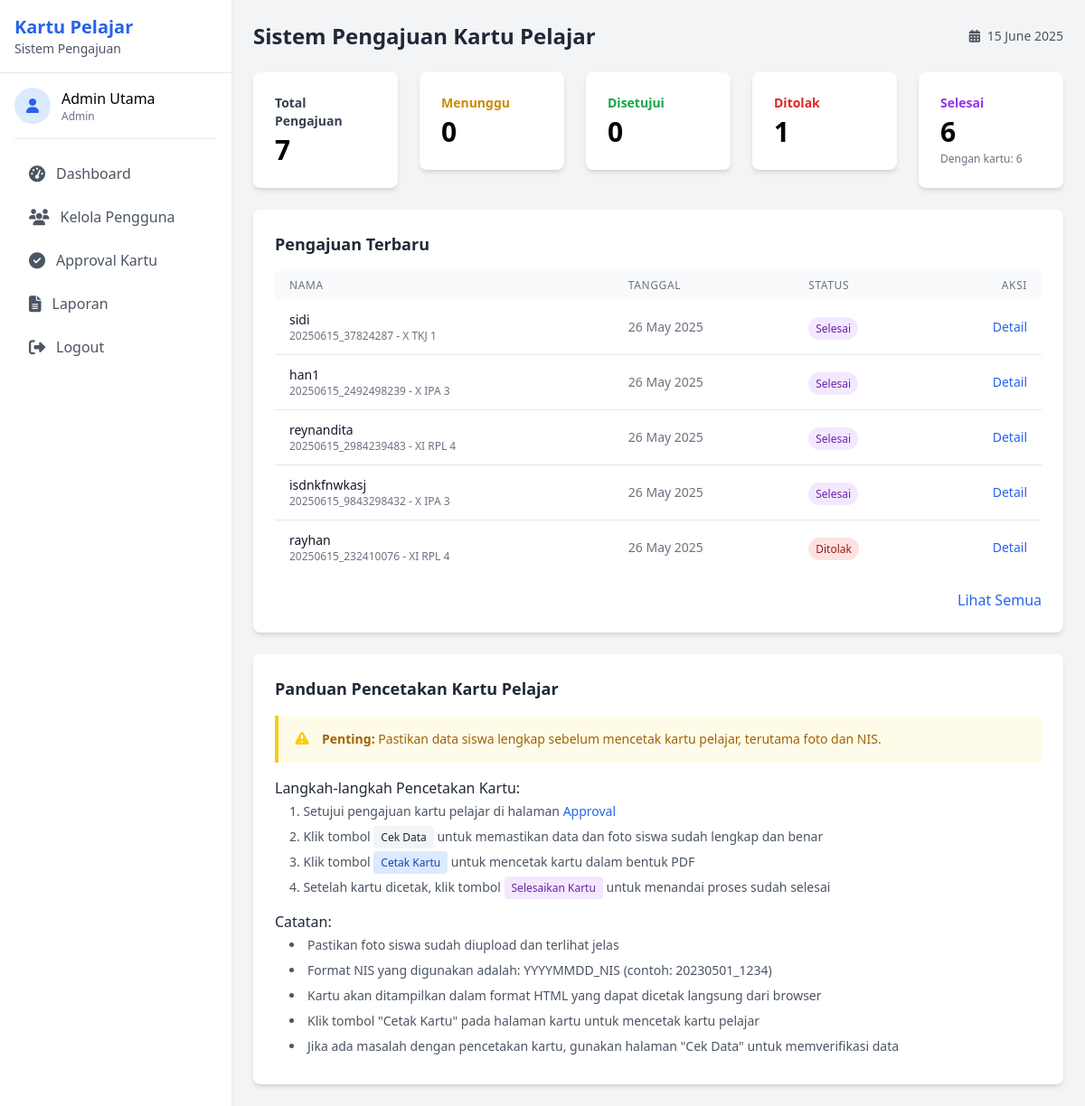
Screenshot of /ujilevel/admin/admin_dashboard.php (signed in) with the database file from the repository.
### tables this page shows
CREATE TABLE `pengajuan_kartu` (
  `pengajuan_id` int NOT NULL,
  `user_id` int NOT NULL,
  `tanggal_pengajuan` varchar(225) NOT NULL,
  `foto` varchar(225) NOT NULL,
  `alamat` text NOT NULL,
  `status` varchar(225) NOT NULL,
  `catatan_admin` text NOT NULL
);

CREATE TABLE `users` (
  `user_id` int NOT NULL,
  `username` varchar(225) NOT NULL,
  `password` varchar(225) NOT NULL,
  `role` varchar(10) NOT NULL,
  `nama_lengkap` varchar(225) NOT NULL,
  `nis` varchar(100) NOT NULL,
  `kelas` varchar(225) NOT NULL
);

### ujilevel/admin/admin_dashboard.php (the view, shortened to what this page needs)
<?php
require_once '../config/database.php';
try {
    $stmt = $conn->prepare("
        SELECT COUNT(*) as total
        FROM pengajuan_kartu p
        JOIN users u ON p.user_id = u.user_id
        WHERE u.role = 'siswa'
    ");
    $stmt->execute();
    $totalApplications = $stmt->fetchColumn();
    $stmt = $conn->prepare("
        SELECT COUNT(*) as total
        FROM pengajuan_kartu p
        JOIN users u ON p.user_id = u.user_id
        WHERE p.status = 'menunggu' AND u.role = 'siswa'
    ");
    $stmt->execute();
    $pendingApplications = $stmt->fetchColumn();
    $stmt = $conn->prepare("
        SELECT COUNT(*) as total
        FROM pengajuan_kartu p
        JOIN users u ON p.user_id = u.user_id
        WHERE p.status = 'disetujui' AND u.role = 'siswa'
    ");
    $stmt->execute();
    $approvedApplications = $stmt->fetchColumn();
    $stmt = $conn->prepare("
        SELECT COUNT(*) as total
        FROM pengajuan_kartu p
        JOIN users u ON p.user_id = u.user_id
        WHERE p.status = 'ditolak' AND u.role = 'siswa'
    ");
    $stmt->execute();
    $rejectedApplications = $stmt->fetchColumn();
    $stmt = $conn->prepare("
        SELECT COUNT(*) as total
        FROM pengajuan_kartu p
        JOIN users u ON p.user_id = u.user_id
        WHERE p.status = 'Finish' AND u.role = 'siswa'
    ");
    $stmt->execute();
    $finishedApplications = $stmt->fetchColumn();
    $stmt = $conn->prepare("
        SELECT COUNT(*) as total
        FROM pengajuan_kartu p
        JOIN users u ON p.user_id = u.user_id
        JOIN kartu_pelajar k ON p.pengajuan_id = k.pengajuan_id
        WHERE p.status = 'Finish' AND u.role = 'siswa'
    ");
    $stmt->execute();
    $withCardsApplications = $stmt->fetchColumn();
    $stmt = $conn->prepare("
        SELECT p.*, u.nama_lengkap, u.nis, u.kelas
        FROM pengajuan_kartu p
        JOIN users u ON p.user_id = u.user_id
        WHERE u.role = 'siswa'
        ORDER BY p.tanggal_pengajuan DESC
        LIMIT 5
    ");
    $stmt->execute();
    $recentApplications = $stmt->fetchAll();
} catch (PDOException $e) {
    die("Database error: " . $e->getMessage());
}
include '../includes/header.php';
?>
<div class="flex flex-wrap -mx-3">
    <div class="w-full md:w-1/5 px-3 mb-6">
        <div class="card">
            <div class="text-gray-700 text-sm font-semibold mb-1">Total Pengajuan</div>
            <div class="text-3xl font-bold"><?php echo $totalApplications; ?></div>
        </div>
    </div>
    <div class="w-full md:w-1/5 px-3 mb-6">
        <div class="card">
            <div class="text-yellow-600 text-sm font-semibold mb-1 ">Menunggu</div>
            <div class="text-3xl font-bold"><?php echo $pendingApplications; ?></div>
        </div>
    </div>
    <div class="w-full md:w-1/5 px-3 mb-6">
        <div class="card">
            <div class="text-green-600 text-sm font-semibold mb-1">Disetujui</div>
            <div class="text-3xl font-bold"><?php echo $approvedApplications; ?></div>
        </div>
    </div>
    <div class="w-full md:w-1/5 px-3 mb-6">
        <div class="card">
            <div class="text-red-600 text-sm font-semibold mb-1">Ditolak</div>
            <div class="text-3xl font-bold"><?php echo $rejectedApplications; ?></div>
        </div>
    </div>
    <div class="w-full md:w-1/5 px-3 mb-6">
        <div class="card">
            <div class="text-purple-600 text-sm font-semibold mb-1">Selesai</div>
            <div class="text-3xl font-bold"><?php echo $finishedApplications; ?></div>
            <div class="text-xs text-gray-500 mt-1">Dengan kartu: <?php echo $withCardsApplications; ?></div>
        </div>
    </div>
</div>
<div class="card mb-6">
    <h2 class="text-lg font-bold text-gray-800 mb-4">Pengajuan Terbaru</h2>
    <?php if (empty($recentApplications)): ?>
        <p class="text-gray-500">Belum ada pengajuan kartu pelajar.</p>
    <?php else: ?>
        <div class="overflow-x-auto">
            <table class="min-w-full">
                <thead>
                    <tr class="bg-gray-50">
                        <th class="px-4 py-2 text-left text-xs font-medium text-gray-500 uppercase tracking-wider">Nama</th>
                        <th class="px-4 py-2 text-left text-xs font-medium text-gray-500 uppercase tracking-wider">Tanggal</th>
                        <th class="px-4 py-2 text-left text-xs font-medium text-gray-500 uppercase tracking-wider">Status</th>
                        <th class="px-4 py-2 text-right text-xs font-medium text-gray-500 uppercase tracking-wider">Aksi</th>
                    </tr>
                </thead>
                <tbody class="bg-white divide-y divide-gray-200">
                    <?php foreach ($recentApplications as $app): ?>
                        <tr>
                            <td class="px-4 py-3">
                                <div>
                                    <p class="text-sm font-medium text-gray-900"><?php echo $app['nama_lengkap']; ?></p>
                                    <p class="text-xs text-gray-500"><?php echo date('Ymd') . '_' . $app['nis'] . ' - ' . $app['kelas']; ?></p>
                                </div>
                            </td>
                            <td class="px-4 py-3 text-sm text-gray-500">
                                <?php echo date('d M Y', strtotime($app['tanggal_pengajuan'])); ?>
                            </td>
                            <td class="px-4 py-3">
                                <?php
                                $statusClass = '';
                                $statusText = '';
                                switch ($app['status']) {
                                    case 'ditolak':
                                        $statusClass = 'bg-red-100 text-red-800';
                                        $statusText = 'Ditolak';
                                        break;
                                    case 'Finish':
                                        $statusClass = 'bg-purple-100 text-purple-800';
                                        $statusText = 'Selesai';
                                        break;
                                }
                                ?>
                                <span class="px-2 py-1 text-xs rounded-full <?php echo $statusClass; ?>">
                                    <?php echo $statusText; ?>
                                </span>
                            </td>
                            <td class="px-4 py-3 text-right text-sm">
                                <a href="approval.php" class="text-blue-600 hover:text-blue-900">Detail</a>
                            </td>
                        </tr>
                    <?php endforeach; ?>
                </tbody>
            </table>
        </div>
    <?php endif; ?>
    <div class="mt-4 text-right">
        <a href="approval.php" class="text-blue-600 hover:text-blue-900">Lihat Semua</a>
    </div>
</div>
<div class="card">
    <h2 class="text-lg font-bold text-gray-800 mb-4">Panduan Pencetakan Kartu Pelajar</h2>
    <div class="bg-yellow-50 border-l-4 border-yellow-400 p-4 mb-4">
        <div class="flex">
            <div class="flex-shrink-0">
            </div>
            <div class="ml-3">
                <p class="text-sm text-yellow-700">
                    <strong>Penting:</strong> Pastikan data siswa lengkap sebelum mencetak kartu pelajar, terutama foto dan NIS.
                </p>
            </div>
        </div>
    </div>
    <div class="space-y-4">
        <div>
            <h3 class="font-medium text-gray-800 mb-1">Langkah-langkah Pencetakan Kartu:</h3>
            <ol class="list-decimal list-inside pl-4 text-sm text-gray-600">
                <li class="mb-2">Setujui pengajuan kartu pelajar di halaman <a href="approval.php" class="text-blue-600 hover:underline">Approval</a></li>
                <li class="mb-2">Klik tombol <span class="px-2 py-1 bg-gray-100 text-gray-800 text-xs rounded">Cek Data</span> untuk memastikan data dan foto siswa sudah lengkap dan benar</li>
                <li class="mb-2">Klik tombol <span class="px-2 py-1 bg-blue-100 text-blue-800 text-xs rounded">Cetak Kartu</span> untuk mencetak kartu dalam bentuk PDF</li>
                <li class="mb-2">Setelah kartu dicetak, klik tombol <span class="px-2 py-1 bg-purple-100 text-purple-800 text-xs rounded">Selesaikan Kartu</span> untuk menandai proses sudah selesai</li>
            </ol>
        </div>
        <div>
            <h3 class="font-medium text-gray-800 mb-1">Catatan:</h3>
            <ul class="list-disc list-inside pl-4 text-sm text-gray-600">
                <li class="mb-2">Pastikan foto siswa sudah diupload dan terlihat jelas</li>
                <li class="mb-2">Format NIS yang digunakan adalah: YYYYMMDD_NIS (contoh: 20230501_1234)</li>
                <li class="mb-2">Kartu akan ditampilkan dalam format HTML yang dapat dicetak langsung dari browser</li>
                <li class="mb-2">Klik tombol "Cetak Kartu" pada halaman kartu untuk mencetak kartu pelajar</li>
                <li class="mb-2">Jika ada masalah dengan pencetakan kartu, gunakan halaman "Cek Data" untuk memverifikasi data</li>
            </ul>
        </div>
    </div>
</div>
<?php include '../includes/footer.php'; ?>

### rows the page displays
pengajuan_kartu: user.nama_lengkap "sidi", user.nis "37824287", user.kelas "X TKJ 1", tanggal_pengajuan "26 May 2025", status "Selesai"
pengajuan_kartu: user.nama_lengkap "han1", user.nis "2492498239", user.kelas "X IPA 3", tanggal_pengajuan "26 May 2025", status "Selesai"
pengajuan_kartu: user.nama_lengkap "reynandita", user.nis "2984239483", user.kelas "XI RPL 4", tanggal_pengajuan "26 May 2025", status "Selesai"
pengajuan_kartu: user.nama_lengkap "isdnkfnwkasj", user.nis "9843298432", user.kelas "X IPA 3", tanggal_pengajuan "26 May 2025", status "Selesai"
pengajuan_kartu: user.nama_lengkap "rayhan", user.nis "232410076", user.kelas "XI RPL 4", tanggal_pengajuan "26 May 2025", status "Ditolak"

### other values shown
$nama_lengkap "Admin Utama"
$role "Admin"
$totalApplications "7"
$pendingApplications "0"
$approvedApplications "0"
$rejectedApplications "1"
$finishedApplications "6"
$withCardsApplications "6"
